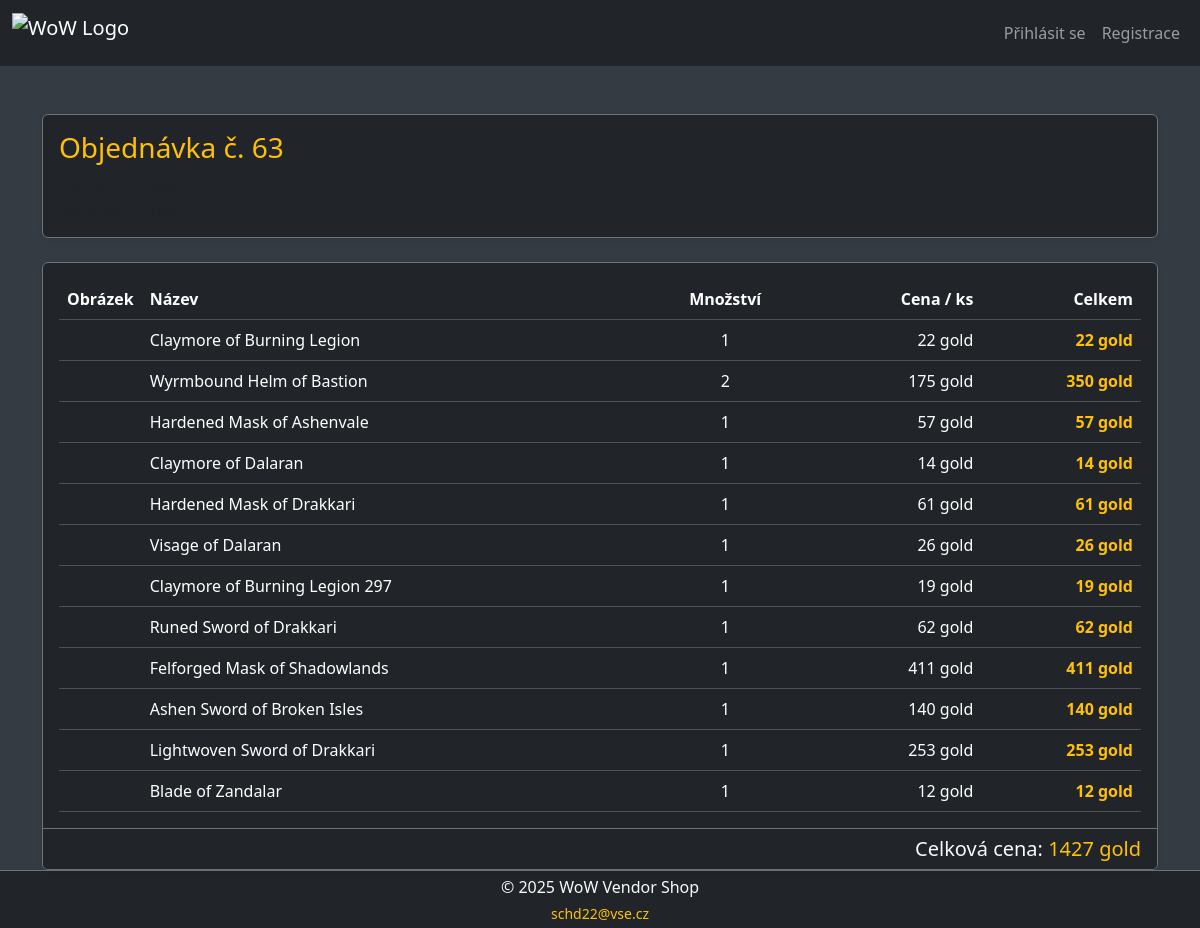
Screenshot of /order.php?id=63 with the database file from the repository.
### tables this page shows
CREATE TABLE `sp_orders` (
  `order_id` int(11) NOT NULL,
  `user_id` int(11) NOT NULL,
  `order_date` date NOT NULL,
  `status` varchar(255) NOT NULL
);

CREATE TABLE `sp_order_items` (
  `order_item_id` int(11) NOT NULL,
  `order_id` int(11) NOT NULL,
  `product_id` int(11) NOT NULL,
  `quantity` int(11) NOT NULL,
  `price` int(11) NOT NULL
);

CREATE TABLE `sp_products` (
  `product_id` int(11) NOT NULL,
  `name` varchar(255) NOT NULL,
  `price` int(11) NOT NULL,
  `rarity` varchar(255) NOT NULL,
  `url` text NOT NULL,
  `class_id` int(11) NOT NULL,
  `type_id` int(11) NOT NULL,
  `description` varchar(255) NOT NULL
);

### database/DatabaseConnection.php (called while the page is built, shortened)
<?php
class DatabaseConnection {
    private static $pdo;
    public static function getPDOConnection() {
        if (!self::$pdo) {
            self::$pdo = new PDO(
                "mysql:host=" . DB_SERVER_URL . ';dbname=' . DB_DATABASE,
                DB_USERNAME,
                DB_PASSWORD
            );
            self::$pdo->setAttribute(PDO::ATTR_DEFAULT_FETCH_MODE, PDO::FETCH_ASSOC);
            self::$pdo->setAttribute(PDO::ATTR_ERRMODE, PDO::ERRMODE_EXCEPTION);
        }
        return self::$pdo;
    }
}

### database/Database.php (called while the page is built, shortened)
<?php
require_once 'DatabaseConnection.php';
abstract class Database {
    public function __construct() {
        $this->connection = DatabaseConnection::getPDOConnection();
    }
}

### database/OrderDB.php (called while the page is built, shortened)
<?php
require_once 'Database.php';
class OrderDB extends Database {
    public function getOrderDetail($orderId) {
        $stmt = $this->connection->prepare("
            SELECT * FROM sp_orders WHERE order_id = ?
        ");
        $stmt->execute([$orderId]);
        $order = $stmt->fetch(PDO::FETCH_ASSOC);
        $stmt = $this->connection->prepare("
            SELECT oi.quantity, oi.price, p.name, p.url
            FROM sp_order_items oi
            JOIN sp_products p ON oi.product_id = p.product_id
            WHERE oi.order_id = ?
        ");
        $stmt->execute([$orderId]);
        $order['items'] = $stmt->fetchAll(PDO::FETCH_ASSOC);
        return $order;
    }
}

### order.php (the view, shortened to what this page needs)
<?php
include 'incl/header.php';
require_once 'database/OrderDB.php';
$orderId = $_GET['id'];
$orderDB = new OrderDB();
$order = $orderDB->getOrderDetail($orderId);
?>
<div class="container mt-5 text-light">
    <div class="card bg-dark border-secondary mb-4 shadow-sm">
        <div class="card-body">
            <h3 class="card-title text-warning">Objednávka č. <?= htmlspecialchars($order['order_id']) ?></h3>
            <p class="card-text mb-0"><strong>Datum:</strong> <?= htmlspecialchars($order['order_date']) ?></p>
            <p class="card-text"><strong>Stav:</strong> <?= htmlspecialchars($order['status']) ?></p>
        </div>
    </div>
    <div class="card bg-dark border-secondary shadow-sm">
        <div class="card-body">
            <div class="table-responsive">
                <table class="table table-dark table-hover align-middle mb-0">
                    <thead class="text-dark">
                        <tr>
                            <th style="width: 80px;">Obrázek</th>
                            <th>Název</th>
                            <th class="text-center">Množství</th>
                            <th class="text-end">Cena / ks</th>
                            <th class="text-end">Celkem</th>
                        </tr>
                    </thead>
                    <tbody>
                        <?php $total = 0; ?>
                        <?php foreach ($order['items'] as $item): ?>
                            <?php
                            $subtotal = $item['price'] * $item['quantity'];
                            $total += $subtotal;
                            ?>
                            <tr>
                                <td>
                                </td>
                                <td><?= htmlspecialchars($item['name']) ?></td>
                                <td class="text-center"><?= $item['quantity'] ?></td>
                                <td class="text-end"><?= $item['price'] ?> gold</td>
                                <td class="text-end fw-bold text-warning"><?= $subtotal ?> gold</td>
                            </tr>
                        <?php endforeach; ?>
                    </tbody>
                </table>
            </div>
        </div>
        <div class="card-footer text-end text-light bg-dark border-top border-secondary">
            <h5 class="mb-0">Celková cena: <span class="text-warning"><?= $total ?> gold</span></h5>
        </div>
    </div>
</div>
<?php
include 'incl/footer.php';
?>

### incl/header.php (shortened to what this page needs)
<?php
$isLoggedIn = isset($_SESSION['user']);
$base = '/www/schd22/sp/';
?>
<!DOCTYPE html>
<html lang="en">
<head>
    <link rel="stylesheet" href="https://cdn.jsdelivr.net/npm/bootstrap@5.3.5/dist/css/bootstrap.min.css">
    <link rel="stylesheet" href="<?= $base ?>css/style.css">
</head>
<body>
<nav class="navbar navbar-expand-lg navbar-dark bg-dark">
  <div class="container-fluid">
    <a class="navbar-brand d-flex align-items-center" href="<?= $base ?>index.php">
        <img src="https://wow.zamimg.com/images/wow/icons/large/wow_store.jpg" alt="WoW Logo" style="height: 40px;" class="me-2">
    </a>
    <div class="collapse navbar-collapse" id="navbarNav">
      <ul class="navbar-nav ms-auto">
        <?php if ($isLoggedIn): ?>
            <li class="nav-item">
                <a class="nav-link" href="<?= $base ?>profile.php">Profile</a>
            </li>
            <li class="nav-item">
                <a class="nav-link" href="<?= $base ?>cart.php">Cart</a>
            </li>
            <li class="nav-item">
                <a class="nav-link" href="<?= $base ?>user_orders.php">Orders</a>
            </li>
            <li class="nav-item">
                <a class="nav-link" href="<?= $base ?>logout.php">Odhlásit se (<?= htmlspecialchars($_SESSION['user']) ?>)</a>
            </li>
        <?php else: ?>
            <li class="nav-item">
                <a class="nav-link" href="<?= $base ?>login.php">Přihlásit se</a>
            </li>
            <li class="nav-item">
                <a class="nav-link" href="<?= $base ?>register.php">Registrace</a>
            </li>
        <?php endif; ?>
      </ul>
    </div>
  </div>
</nav>

### incl/footer.php
<footer class="bg-dark text-light text-center py-1 mt-auto border-top border-secondary">
    <div class="container">
        <p class="mb-1">© <?= date('Y') ?> WoW Vendor Shop</p>
        <p class="mb-0 small">
            <a href="mailto:schd22@vse.cz" class="text-warning text-decoration-none">schd22@vse.cz</a>
        </p>
    </div>
</footer>
</body>
</html>

### css/style.css (style rules this page uses)
body { background-color: rgb(52, 59, 66); }
html, body { height: 100%; margin: 0; }
body { display: flex; flex-direction: column; }

### rows the page displays
sp_orders: order_id "63"
sp_order_items: product.name "Claymore of Burning Legion", quantity "1", price "22"
sp_order_items: product.name "Wyrmbound Helm of Bastion", quantity "2", price "175", subtotal "350"
sp_order_items: product.name "Hardened Mask of Ashenvale", quantity "1", price "57"
sp_order_items: product.name "Claymore of Dalaran", quantity "1", price "14"
sp_order_items: product.name "Hardened Mask of Drakkari", quantity "1", price "61"
sp_order_items: product.name "Visage of Dalaran", quantity "1", price "26"
sp_order_items: product.name "Claymore of Burning Legion 297", quantity "1", price "19"
sp_order_items: product.name "Runed Sword of Drakkari", quantity "1", price "62"
sp_order_items: product.name "Felforged Mask of Shadowlands", quantity "1", price "411"
sp_order_items: product.name "Ashen Sword of Broken Isles", quantity "1", price "140"
sp_order_items: product.name "Lightwoven Sword of Drakkari", quantity "1", price "253"
sp_order_items: product.name "Blade of Zandalar", quantity "1", price "12"

### other values shown
$total "1427"
